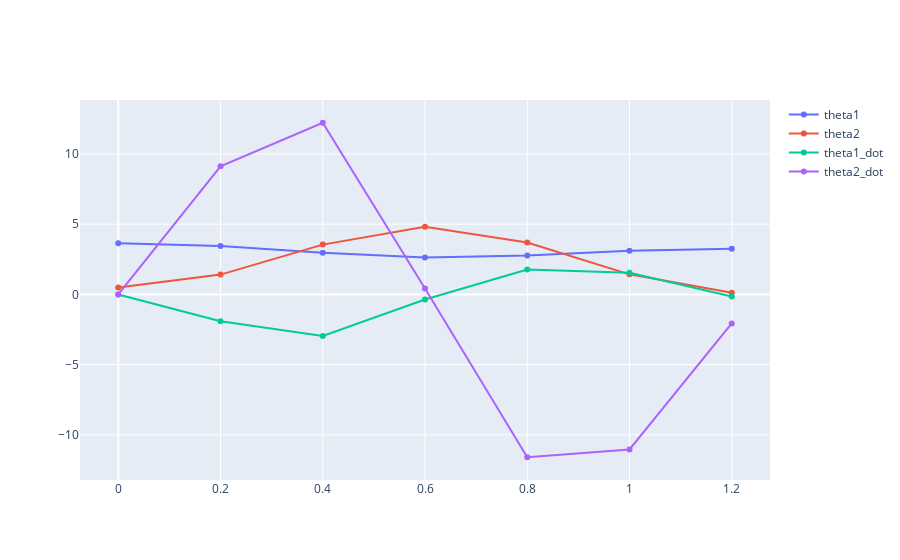

Notebook source saved alongside this figure:
### Code cell
eps = .5
x0 = torch.Tensor([np.pi+eps, eps, 0., 0.]).double()
v, res = V(x0)
sys.plot_result(res).show()

### Figure 1 — Plotly figure (JSON) as saved in the notebook; plotly's stock layout.template omitted (floating-point values rounded to 4 significant figures)
{"data": [{"name": "theta1", "type": "scatter", "x": [0, 0.2, 0.4, 0.6, 0.8, 1.0, 1.2], "y": [3.642, 3.451, 2.966, 2.634, 2.774, 3.105, 3.245]}, {"name": "theta2", "type": "scatter", "x": [0, 0.2, 0.4, 0.6, 0.8, 1.0, 1.2], "y": [0.5, 1.412, 3.546, 4.81, 3.692, 1.429, 0.1183]}, {"name": "theta1_dot", "type": "scatter", "x": [0, 0.2, 0.4, 0.6, 0.8, 1.0, 1.2], "y": [0, -1.903, -2.952, -0.3656, 1.77, 1.541, -0.1471]}, {"name": "theta2_dot", "type": "scatter", "x": [0, 0.2, 0.4, 0.6, 0.8, 1.0, 1.2], "y": [0, 9.12, 12.22, 0.4158, -11.59, -11.04, -2.067]}], "layout": {}}
